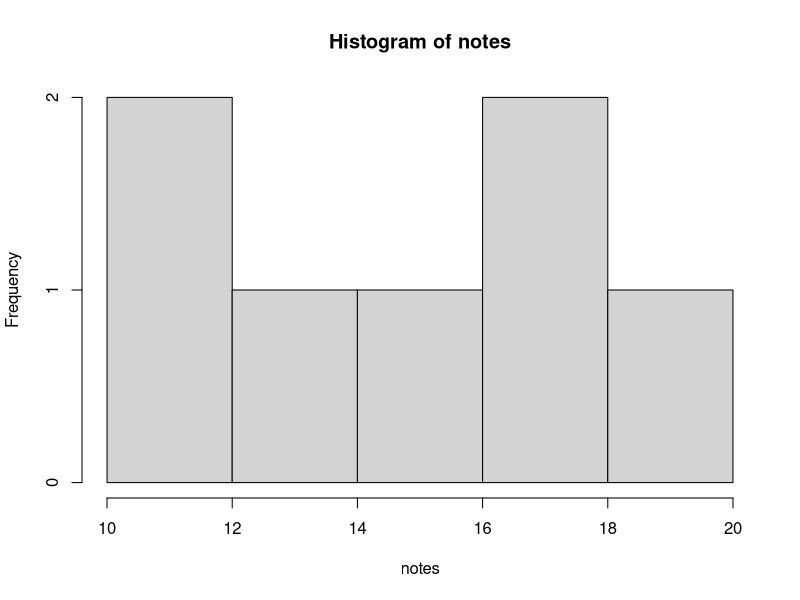

Write the R code that produced this figure.
# **Exercice 8 : Histogramme**
#   
#   - Créez un vecteur `notes` contenant les valeurs `12, 15, 17, 10, 18, 14, 20`.
# - Affichez un histogramme de ces notes avec la fonction `hist()`.

notes = c(12, 15, 17, 10, 18, 14, 20)
hist(notes)